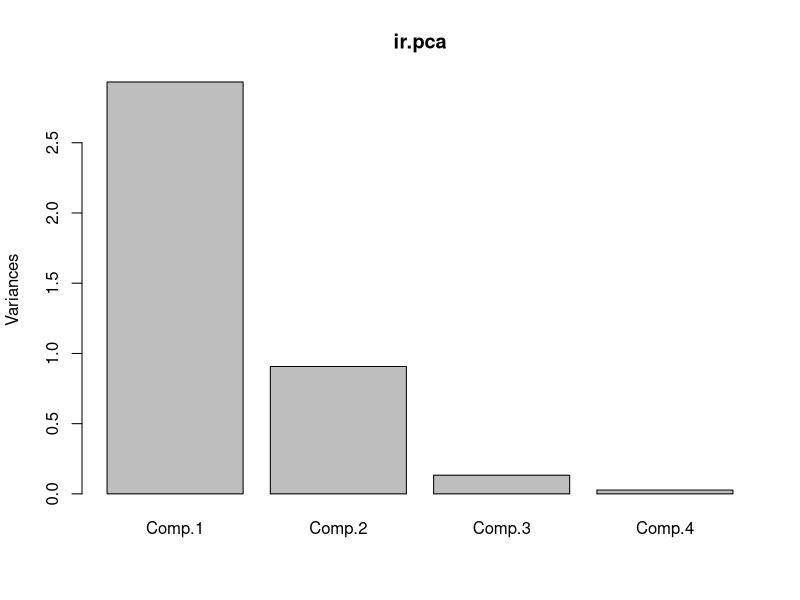
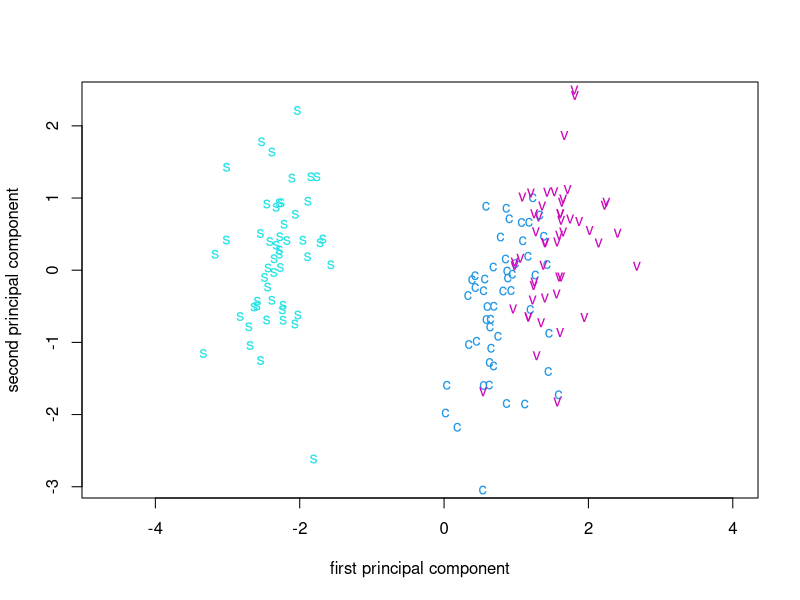
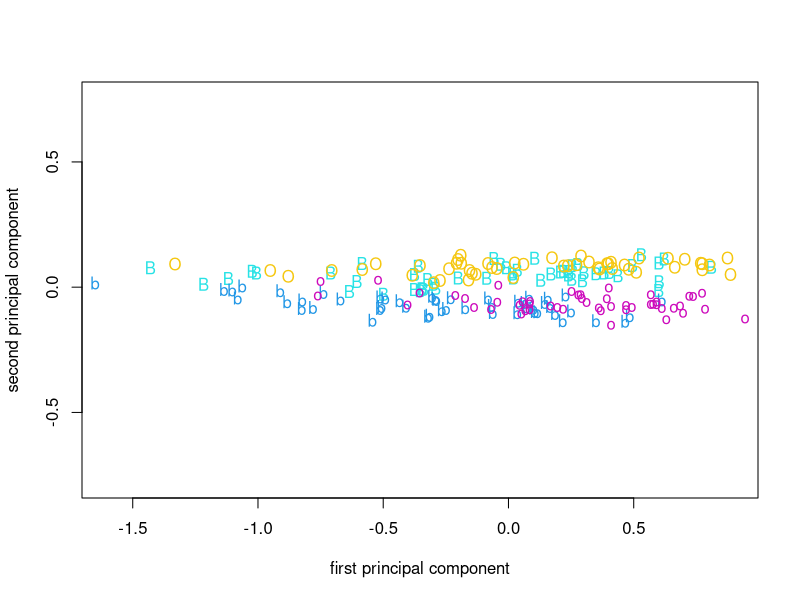

These charts were generated, in order, by the following R code:
## ---- chunk 1
library(MASS)
## ---- chunk 2
# 1. Iris data
data(iris3)
head(iris)
## ---- chunk 3
# 2. Leptograpsus variegatus crabs data
data("crabs")
head(crabs)
## ---- chunk 4
# Iris Data
ir <- rbind(iris3[,,1], iris3[,,2], iris3[,,3])
ir.species <- factor(c(rep("s", 50), rep("c", 50), rep("v", 50)))
(ir.pca <- princomp(log(ir), cor = T))
summary(ir.pca)
plot(ir.pca)
loadings(ir.pca)
ir.pc <- predict(ir.pca)
eqscplot(ir.pc[, 1:2], type = "n",
         xlab = "first principal component",
         ylab = "second principal component")
text(ir.pc[, 1:2], labels = as.character(ir.species),
     col = 3 + as.integer(ir.species)) 
## ---- chunk 5
# Leptograpsus variegatus crabs dat
lcrabs <- log(crabs[,4:8])
crabs.grp <- factor(c("B", "b", "O", "o")[rep(1:4, each = 50)])
(lcrabs.pca <- princomp(lcrabs))
loadings(lcrabs.pca)
lcrabs.pc <- predict(lcrabs.pca)
dimnames(lcrabs.pc) <- list(NULL, paste("PC", 1:5, sep = ""))
eqscplot(lcrabs.pc[, 1:2], type = "n",
         xlab = "first principal component",
         ylab = "second principal component")
text(lcrabs.pc[, 1:2], labels = as.character(crabs.grp),
     col = 3 + as.integer(crabs.grp)) 
